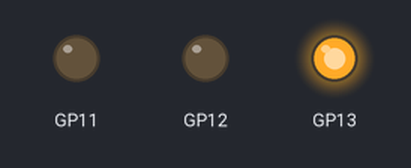
A sketch run on a simulated Raspberry Pi Pico. Parts: output pins drawn as LEDs (lit = HIGH).

Above: at 2.0 s.
At 5.0 s:
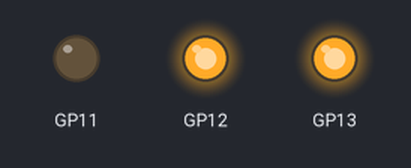
At 6.5 s:
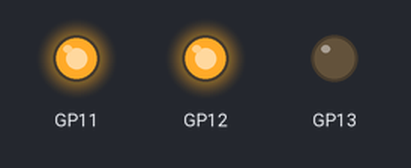
Timing chart, 0 to 9.1 s (numbered marks = the images above):
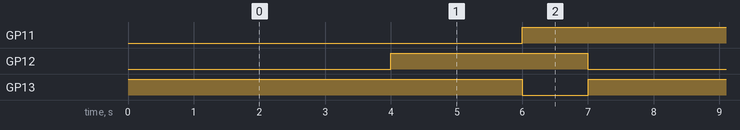

The sketch:

p2b.ino
```cpp
void setup() {
  // put your setup code here, to run once:
pinMode(13,OUTPUT);
pinMode(12,OUTPUT);
pinMode(11,OUTPUT);
}

void loop1(int x,int y,int z, int a){
  digitalWrite(x,HIGH);
  delay(a);
  digitalWrite(y,LOW);
  digitalWrite(z,LOW);

}

void loop() {
  // put your main code here, to run repeatedly:
loop1(13,12,11,4000);

loop1(12,11,13,2000);

loop1(11,13,12,1000);
}
```

Measured:
- by itself, GP11: alternates HIGH for 5.0 s and LOW for 2.0 s
- by itself, GP12: alternates HIGH for 3.0 s and LOW for 4.0 s
- by itself, GP13: alternates HIGH for 6.0 s and LOW for 1.0 s
